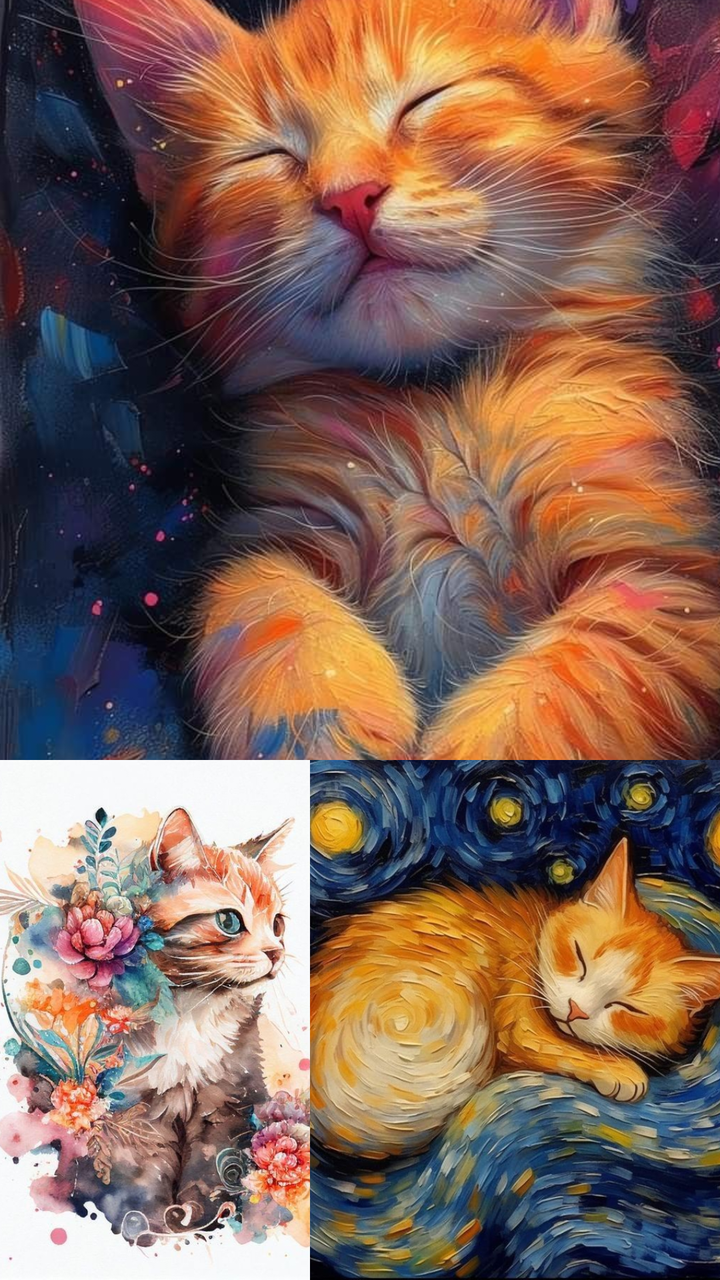
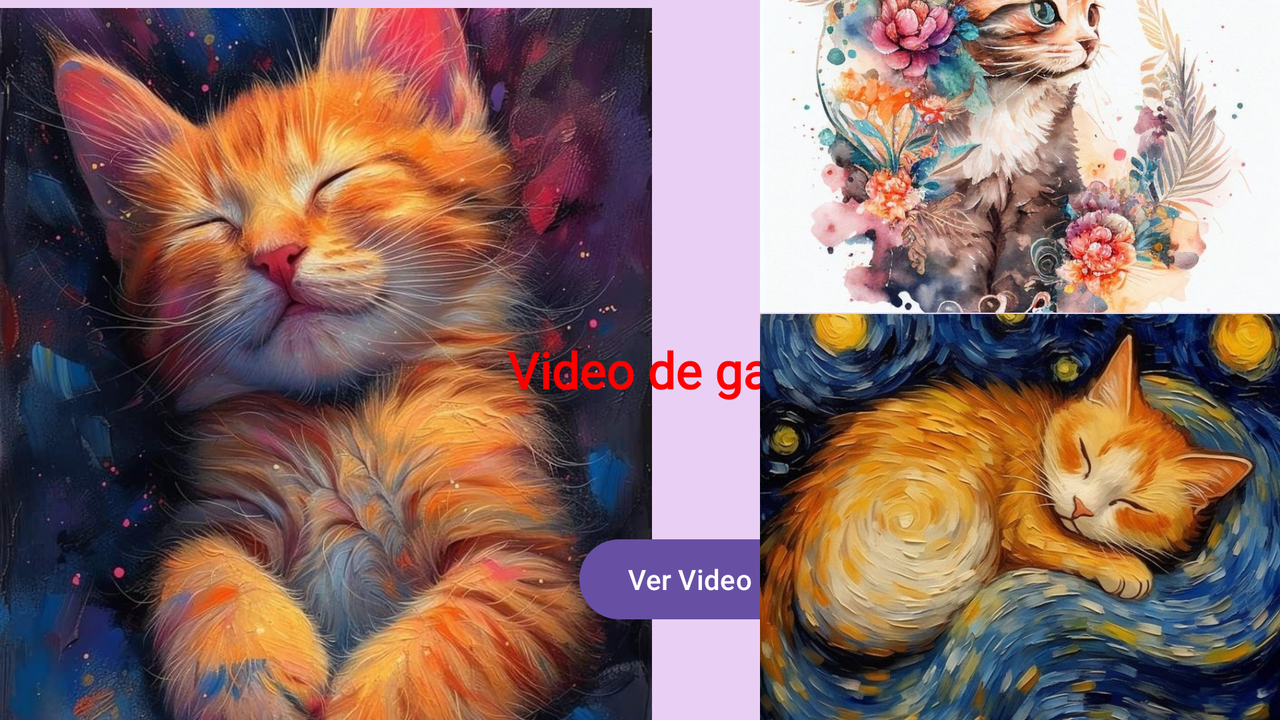

The same Android screen from two of the app's own layout files: first res/layout/ as a phone draws it, then the repository's variant for another configuration, drawn on a device whose configuration selects that folder. Both files follow.
<!-- AndroidManifest.xml: application theme Theme.Sprint_M4 -->
<!-- res/layout/activity_main.xml -->
<?xml version="1.0" encoding="utf-8"?>
<androidx.constraintlayout.widget.ConstraintLayout xmlns:android="http://schemas.android.com/apk/res/android"
    xmlns:app="http://schemas.android.com/apk/res-auto"
    xmlns:tools="http://schemas.android.com/tools"
    android:id="@+id/main"
    android:layout_width="match_parent"
    android:layout_height="match_parent"
    android:background="@color/background"
    tools:context=".MainActivity">

    <ImageView
        android:id="@+id/image1"
        android:layout_width="414dp"
        android:layout_height="396dp"
        android:scaleType="centerCrop"
        android:src="@drawable/cat1"
        app:layout_constraintBottom_toTopOf="@+id/product_text"
        app:layout_constraintEnd_toEndOf="parent"
        app:layout_constraintHorizontal_bias="0.0"
        app:layout_constraintStart_toStartOf="parent"
        app:layout_constraintTop_toTopOf="parent" />

    <TextView
        android:id="@+id/product_text"
        android:layout_width="wrap_content"
        android:layout_height="wrap_content"
        android:layout_marginTop="32dp"
        android:fontFamily="@font/montagaregular"
        android:text="@string/product_text"
        android:textColor="@color/red"
        android:textSize="30sp"
        android:textStyle="bold"
        app:layout_constraintEnd_toEndOf="parent"
        app:layout_constraintStart_toStartOf="parent"
        app:layout_constraintTop_toBottomOf="@id/image1" />

    <Button
        android:id="@+id/button_next"
        android:layout_width="wrap_content"
        android:layout_height="wrap_content"
        android:layout_marginTop="20dp"
        android:text="@string/btnDescription"
        app:layout_constraintEnd_toEndOf="parent"
        app:layout_constraintStart_toStartOf="parent"
        app:layout_constraintTop_toBottomOf="@id/product_text" />

    <LinearLayout
        android:layout_width="match_parent"
        android:layout_height="wrap_content"
        android:layout_marginTop="396dp"
        android:orientation="horizontal"
        app:layout_constraintTop_toBottomOf="@id/button_next"
        tools:layout_editor_absoluteX="-16dp">

    </LinearLayout>

    <ImageView
        android:id="@+id/image2"
        android:layout_width="205dp"
        android:layout_height="260dp"
        android:layout_weight="1"
        android:scaleType="centerCrop"
        android:src="@drawable/cat2"
        app:layout_constraintBottom_toBottomOf="parent"
        app:layout_constraintEnd_toEndOf="parent"
        app:layout_constraintHorizontal_bias="0.0"
        app:layout_constraintStart_toStartOf="parent" />

    <ImageView
        android:id="@+id/image3"
        android:layout_width="205dp"
        android:layout_height="260dp"
        android:layout_weight="1"
        android:scaleType="centerCrop"
        android:src="@drawable/cat3"
        app:layout_constraintBottom_toBottomOf="parent"
        app:layout_constraintEnd_toEndOf="parent"
        app:layout_constraintHorizontal_bias="1.0"
        app:layout_constraintStart_toStartOf="parent" />
</androidx.constraintlayout.widget.ConstraintLayout>
<!-- resources referenced by this layout -->
<resources>
  <color name="background">#EACFF5</color>"
  <color name="red">#FF0000</color>"&gt;
  <!-- drawable cat1: jpeg bitmap (drawable, 160672 bytes) -->
  <!-- drawable cat2: jpeg bitmap (drawable, 94398 bytes) -->
  <!-- drawable cat3: jpeg bitmap (drawable, 123827 bytes) -->
  <string name="btnDescription">Ver Video</string>
  <string name="product_text">Video de gatitos</string>
  <style name="Theme.Sprint_M4" parent="Base.Theme.Sprint_M4" />
  <style name="Base.Theme.Sprint_M4" parent="Theme.Material3.DayNight.NoActionBar">
          
          
      </style>
</resources>
<!-- res/layout-land/activity_main.xml (the repository's variant of the layout above) -->
<!-- drawn on the phone turned sideways -->
<?xml version="1.0" encoding="utf-8"?>
<androidx.constraintlayout.widget.ConstraintLayout xmlns:android="http://schemas.android.com/apk/res/android"
    xmlns:app="http://schemas.android.com/apk/res-auto"
    xmlns:tools="http://schemas.android.com/tools"
    android:id="@+id/main"
    android:layout_width="match_parent"
    android:layout_height="match_parent"
    android:background="@color/background"
    tools:context=".MainActivity">

    <ImageView
        android:id="@+id/image1"
        android:layout_width="326dp"
        android:layout_height="405dp"
        android:layout_marginTop="4dp"
        android:scaleType="centerCrop"
        android:src="@drawable/cat1"
        app:layout_constraintEnd_toEndOf="parent"
        app:layout_constraintHorizontal_bias="0.0"
        app:layout_constraintStart_toStartOf="parent"
        app:layout_constraintTop_toTopOf="parent" />

    <TextView
        android:id="@+id/product_text"
        android:layout_width="wrap_content"
        android:layout_height="wrap_content"
        android:layout_marginTop="168dp"
        android:fontFamily="@font/montagaregular"
        android:text="@string/product_text"
        android:textColor="@color/red"
        android:textSize="25sp"
        android:textStyle="bold"
        app:layout_constraintEnd_toEndOf="parent"
        app:layout_constraintHorizontal_bias="0.553"
        app:layout_constraintStart_toStartOf="@+id/image1"
        app:layout_constraintTop_toTopOf="parent" />

    <Button
        android:id="@+id/button_next"
        android:layout_width="wrap_content"
        android:layout_height="wrap_content"
        android:layout_marginHorizontal="20dp"
        android:layout_marginTop="64dp"
        android:text="@string/btnDescription"
        app:layout_constraintEnd_toEndOf="parent"
        app:layout_constraintHorizontal_bias="0.55"
        app:layout_constraintStart_toStartOf="parent"
        app:layout_constraintTop_toBottomOf="@id/product_text" />

    <LinearLayout
        android:layout_width="match_parent"
        android:layout_height="wrap_content"
        android:layout_marginTop="396dp"
        android:orientation="horizontal"
        app:layout_constraintTop_toBottomOf="@id/button_next"
        tools:layout_editor_absoluteX="-16dp">

    </LinearLayout>

    <ImageView
        android:id="@+id/image2"
        android:layout_width="260dp"
        android:layout_height="203dp"
        android:layout_marginBottom="204dp"
        android:layout_weight="1"
        android:scaleType="centerCrop"
        android:src="@drawable/cat2"
        app:layout_constraintBottom_toBottomOf="parent"
        app:layout_constraintEnd_toEndOf="parent"
        app:layout_constraintHorizontal_bias="1.0"
        app:layout_constraintStart_toStartOf="parent" />

    <ImageView
        android:id="@+id/image3"
        android:layout_width="260dp"
        android:layout_height="203dp"
        android:layout_weight="1"
        android:scaleType="centerCrop"
        android:src="@drawable/cat3"
        app:layout_constraintBottom_toBottomOf="parent"
        app:layout_constraintEnd_toEndOf="parent"
        app:layout_constraintHorizontal_bias="1.0"
        app:layout_constraintStart_toStartOf="parent" />
</androidx.constraintlayout.widget.ConstraintLayout>
